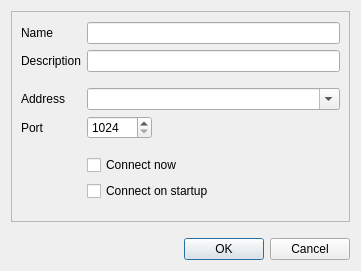
<?xml version="1.0" encoding="UTF-8"?>
<ui version="4.0">
 <class>Dialog</class>
 <widget class="py_QDialog" name="Dialog">
  <property name="modal" stdset="0">
   <bool>false</bool>
  </property>
  <property name="windowModality">
   <enum>Qt::WindowModal</enum>
  </property>
  <property name="geometry">
   <rect>
    <x>0</x>
    <y>0</y>
    <width>361</width>
    <height>271</height>
   </rect>
  </property>
  <property name="sizePolicy">
   <sizepolicy hsizetype="Expanding" vsizetype="Expanding">
    <horstretch>0</horstretch>
    <verstretch>0</verstretch>
   </sizepolicy>
  </property>
  <property name="maximumSize">
   <size>
    <width>400</width>
    <height>271</height>
   </size>
  </property>
  <property name="windowTitle">
   <string/>
  </property>
  <property name="sizeGripEnabled" stdset="0">
   <bool>false</bool>
  </property>
  <layout class="QVBoxLayout" name="verticalLayout_3">
   <property name="sizeConstraint">
    <enum>QLayout::SetDefaultConstraint</enum>
   </property>
   <item>
    <widget class="QFrame" name="frame">
     <property name="sizePolicy">
      <sizepolicy hsizetype="Preferred" vsizetype="Preferred">
       <horstretch>0</horstretch>
       <verstretch>0</verstretch>
      </sizepolicy>
     </property>
     <property name="frameShape">
      <enum>QFrame::StyledPanel</enum>
     </property>
     <property name="frameShadow">
      <enum>QFrame::Plain</enum>
     </property>
     <property name="midLineWidth">
      <number>0</number>
     </property>
     <layout class="QVBoxLayout" name="verticalLayout">
      <item>
       <layout class="QGridLayout" name="gridLayout">
        <item row="0" column="0">
         <widget class="QLabel" name="label">
          <property name="text">
           <string>Name</string>
          </property>
          <property name="buddy">
           <cstring>lineEditName</cstring>
          </property>
         </widget>
        </item>
        <item row="0" column="1" colspan="2">
         <widget class="QLineEdit" name="lineEditName"/>
        </item>
        <item row="1" column="0">
         <widget class="QLabel" name="label_2">
          <property name="text">
           <string>Description</string>
          </property>
          <property name="buddy">
           <cstring>lineEditDescription</cstring>
          </property>
         </widget>
        </item>
        <item row="1" column="1" colspan="2">
         <widget class="QLineEdit" name="lineEditDescription"/>
        </item>
        <item row="2" column="1">
         <spacer name="verticalSpacer">
          <property name="orientation">
           <enum>Qt::Vertical</enum>
          </property>
          <property name="sizeType">
           <enum>QSizePolicy::Fixed</enum>
          </property>
          <property name="sizeHint" stdset="0">
           <size>
            <width>20</width>
            <height>10</height>
           </size>
          </property>
         </spacer>
        </item>
        <item row="4" column="0">
         <widget class="QLabel" name="label_4">
          <property name="text">
           <string>Port</string>
          </property>
          <property name="buddy">
           <cstring>spinBoxPort</cstring>
          </property>
         </widget>
        </item>
        <item row="4" column="1">
         <widget class="QSpinBox" name="spinBoxPort">
          <property name="sizePolicy">
           <sizepolicy hsizetype="Fixed" vsizetype="Fixed">
            <horstretch>0</horstretch>
            <verstretch>0</verstretch>
           </sizepolicy>
          </property>
          <property name="minimumSize">
           <size>
            <width>65</width>
            <height>0</height>
           </size>
          </property>
          <property name="maximumSize">
           <size>
            <width>65</width>
            <height>16777215</height>
           </size>
          </property>
          <property name="minimum">
           <number>1024</number>
          </property>
          <property name="maximum">
           <number>65535</number>
          </property>
         </widget>
        </item>
        <item row="4" column="2">
         <spacer name="horizontalSpacer_2">
          <property name="orientation">
           <enum>Qt::Horizontal</enum>
          </property>
          <property name="sizeHint" stdset="0">
           <size>
            <width>116</width>
            <height>17</height>
           </size>
          </property>
         </spacer>
        </item>
        <item row="5" column="1">
         <spacer name="verticalSpacer_2">
          <property name="orientation">
           <enum>Qt::Vertical</enum>
          </property>
          <property name="sizeType">
           <enum>QSizePolicy::Fixed</enum>
          </property>
          <property name="sizeHint" stdset="0">
           <size>
            <width>20</width>
            <height>10</height>
           </size>
          </property>
         </spacer>
        </item>
        <item row="6" column="1" colspan="2">
         <widget class="QCheckBox" name="checkBoxConnect">
          <property name="text">
           <string>Connect now</string>
          </property>
         </widget>
        </item>
        <item row="7" column="1" colspan="2">
         <widget class="QCheckBox" name="checkBoxAutoconnect">
          <property name="text">
           <string>Connect on startup</string>
          </property>
         </widget>
        </item>
        <item row="3" column="1" colspan="2">
         <widget class="QComboBox" name="comboBoxAddress">
          <property name="editable">
           <bool>true</bool>
          </property>
         </widget>
        </item>
        <item row="3" column="0">
         <widget class="QLabel" name="label_3">
          <property name="text">
           <string>Address</string>
          </property>
         </widget>
        </item>
       </layout>
      </item>
      <item>
       <spacer name="verticalSpacer_4">
        <property name="orientation">
         <enum>Qt::Vertical</enum>
        </property>
        <property name="sizeType">
         <enum>QSizePolicy::Minimum</enum>
        </property>
        <property name="sizeHint" stdset="0">
         <size>
          <width>20</width>
          <height>10</height>
         </size>
        </property>
       </spacer>
      </item>
     </layout>
    </widget>
   </item>
   <item>
    <spacer name="verticalSpacer">
     <property name="orientation">
      <enum>Qt::Vertical</enum>
     </property>
     <property name="sizeType">
      <enum>QSizePolicy::Fixed</enum>
     </property>
     <property name="sizeHint" stdset="0">
      <size>
       <width>20</width>
       <height>10</height>
      </size>
     </property>
    </spacer>
   </item>
   <item>
    <widget class="QDialogButtonBox" name="buttonBox">
     <property name="standardButtons">
      <set>QDialogButtonBox::Cancel|QDialogButtonBox::Ok</set>
     </property>
    </widget>
   </item>
  </layout>
  <zorder>buttonBox</zorder>
  <zorder>frame</zorder>
 </widget>
 <customwidgets>
  <customwidget>
   <class>py_QDialog</class>
   <extends>QWidget</extends>
   <header>py_qdialog.h</header>
   <container>1</container>
  </customwidget>
 </customwidgets>
 <tabstops>
  <tabstop>lineEditName</tabstop>
  <tabstop>lineEditDescription</tabstop>
  <tabstop>comboBoxAddress</tabstop>
  <tabstop>spinBoxPort</tabstop>
  <tabstop>checkBoxConnect</tabstop>
  <tabstop>checkBoxAutoconnect</tabstop>
  <tabstop>buttonBox</tabstop>
 </tabstops>
 <resources/>
 <connections>
  <connection>
   <sender>buttonBox</sender>
   <signal>rejected()</signal>
   <receiver>Dialog</receiver>
   <slot>reject()</slot>
   <hints>
    <hint type="sourcelabel">
     <x>174</x>
     <y>249</y>
    </hint>
    <hint type="destinationlabel">
     <x>174</x>
     <y>135</y>
    </hint>
   </hints>
  </connection>
 </connections>
</ui>
